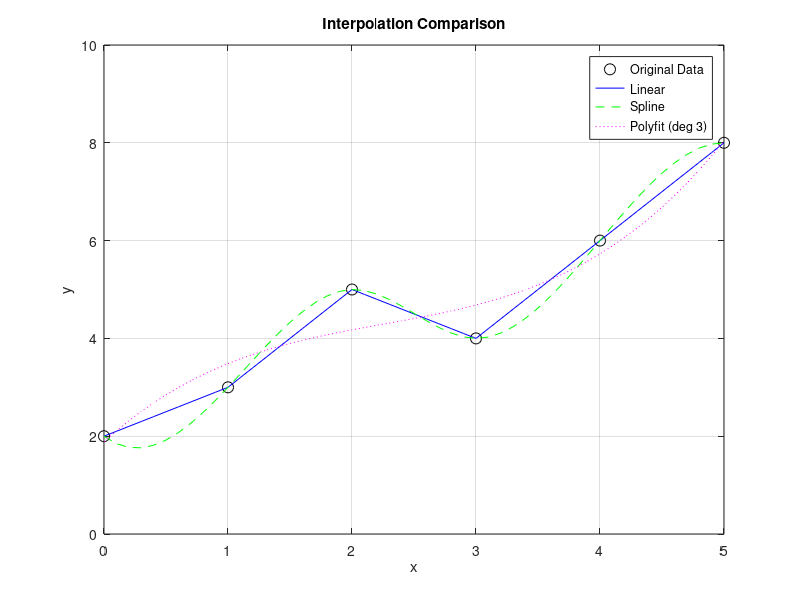

The MATLAB source for this figure:


x_known = [0 1 2 3 4 5];
y_known = [2 3 5 4 6 8];

x_query = 0:0.1:5;

y_linear = interp1(x_known, y_known, x_query, 'linear');

y_spline = interp1(x_known, y_known, x_query, 'spline');

p = polyfit(x_known, y_known, 3);
y_poly = polyval(p, x_query);

figure;
plot(x_known, y_known, 'ko', 'MarkerSize', 8, 'DisplayName', 'Original Data'); hold on;
plot(x_query, y_linear, 'b-', 'DisplayName', 'Linear');
plot(x_query, y_spline, 'g--', 'DisplayName', 'Spline');
plot(x_query, y_poly, 'm:', 'DisplayName', 'Polyfit (deg 3)');
xlabel('x'); ylabel('y'); title('Interpolation Comparison');
legend; grid on;
